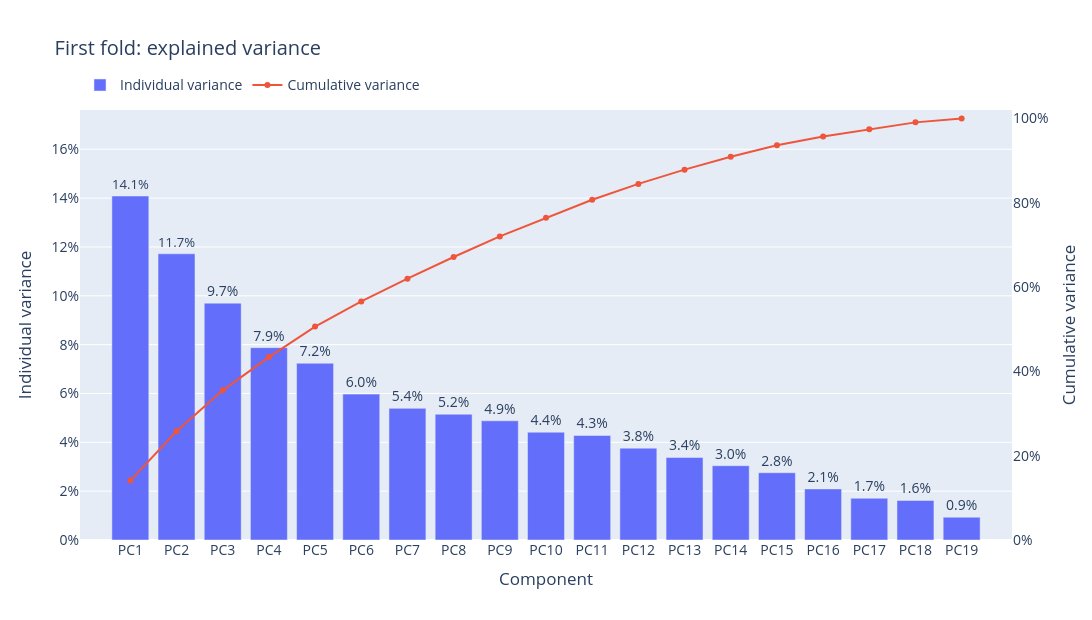

The cell this chart's notebook holds for it:
### Code cell
import plotly.express as px

fig = go.Figure(
    go.Bar(
        x=evr.index,
        y=evr,
        name="Individual variance",
        text=evr,
        texttemplate="%{text:.1%}",
        textposition="outside",
    )
)
fig.add_scatter(
    x=evr.index,
    y=evr.cumsum(),
    name="Cumulative variance",
    mode="lines+markers",
    yaxis="y2",
)
fig.update_layout(
    title="First fold: explained variance",
    width=1100,
    height=620,
    font=dict(size=14),
    xaxis_title="Component",
    yaxis=dict(
        title="Individual variance",
        tickformat=".0%",
        range=[0, evr.max() * 1.25],
        tickmode="linear",
        tick0=0,
        dtick=0.02,
    ),
    yaxis2=dict(
        title="Cumulative variance",
        tickformat=".0%",
        range=[0, 1.02],
        tickmode="array",
        tickvals=[0, 0.2, 0.4, 0.6, 0.8, 1],
        ticktext=["0%", "20%", "40%", "60%", "80%", "100%"],
        overlaying="y",
        side="right",
        showgrid=False,
    ),
    legend=dict(orientation="h", y=1.02, yanchor="bottom"),
    margin=dict(t=110),
)
fig.show()

### Figure 1 — Plotly figure (JSON) as saved in the notebook; plotly's stock layout.template omitted (floating-point values rounded to 4 significant figures)
{"data": [{"name": "Individual variance", "text": [0.1409, 0.1172, 0.09699, 0.07875, 0.07236, 0.05974, 0.05391, 0.05151, 0.04881, 0.04414, 0.04281, 0.03761, 0.0338, 0.03043, 0.02754, 0.02091, 0.0171, 0.01618, 0.009341], "textposition": "outside", "texttemplate": "%{text:.1%}", "type": "bar", "x": ["PC1", "PC2", "PC3", "PC4", "PC5", "PC6", "PC7", "PC8", "PC9", "PC10", "PC11", "PC12", "PC13", "PC14", "PC15", "PC16", "PC17", "PC18", "PC19"], "y": [0.1409, 0.1172, 0.09699, 0.07875, 0.07236, 0.05974, 0.05391, 0.05151, 0.04881, 0.04414, 0.04281, 0.03761, 0.0338, 0.03043, 0.02754, 0.02091, 0.0171, 0.01618, 0.009341]}, {"mode": "lines+markers", "name": "Cumulative variance", "type": "scatter", "x": ["PC1", "PC2", "PC3", "PC4", "PC5", "PC6", "PC7", "PC8", "PC9", "PC10", "PC11", "PC12", "PC13", "PC14", "PC15", "PC16", "PC17", "PC18", "PC19"], "y": [0.1409, 0.2581, 0.3551, 0.4338, 0.5062, 0.5659, 0.6198, 0.6713, 0.7201, 0.7643, 0.8071, 0.8447, 0.8785, 0.9089, 0.9365, 0.9574, 0.9745, 0.9907, 1.0], "yaxis": "y2"}], "layout": {"font": {"size": 14}, "height": 620, "legend": {"orientation": "h", "y": 1.02, "yanchor": "bottom"}, "margin": {"t": 110}, "title": {"text": "First fold: explained variance"}, "width": 1100, "xaxis": {"title": {"text": "Component"}}, "yaxis": {"dtick": 0.02, "range": [0, 0.1761], "tick0": 0, "tickformat": ".0%", "tickmode": "linear", "title": {"text": "Individual variance"}}, "yaxis2": {"overlaying": "y", "range": [0, 1.02], "showgrid": false, "side": "right", "tickformat": ".0%", "tickmode": "array", "ticktext": ["0%", "20%", "40%", "60%", "80%", "100%"], "tickvals": [0, 0.2, 0.4, 0.6, 0.8, 1], "title": {"text": "Cumulative variance"}}}}
